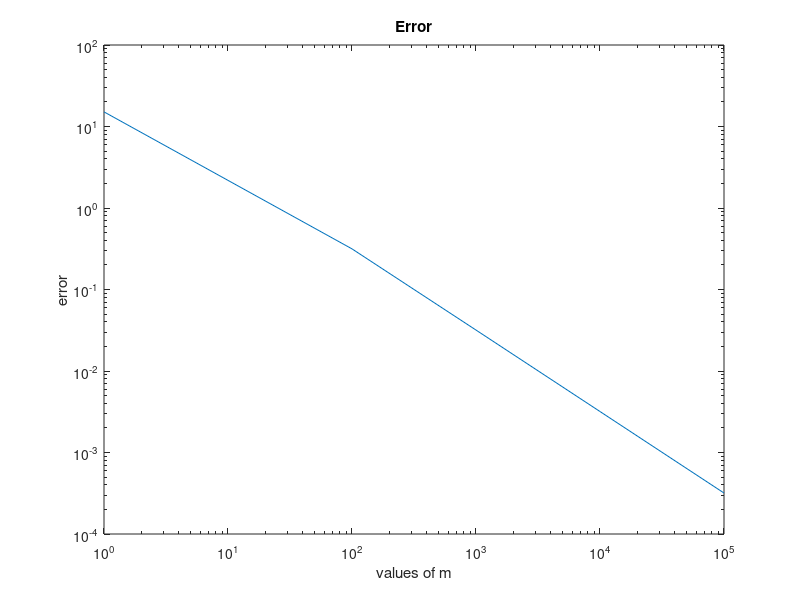

Reproduce this figure in MATLAB.
%201334
clc;
clear;
close all;
format short
e=[];
for m = [1 100 1000 10000 100000]
k= 0:m;
n=4*sum(((-1).^k)./(2*k+1));
display(n)
e= [e (pi-n)*100/pi]
end
loglog([1 100 1000 10000 100000], abs(e));
title('Error')
xlabel('values of m')
ylabel('error')